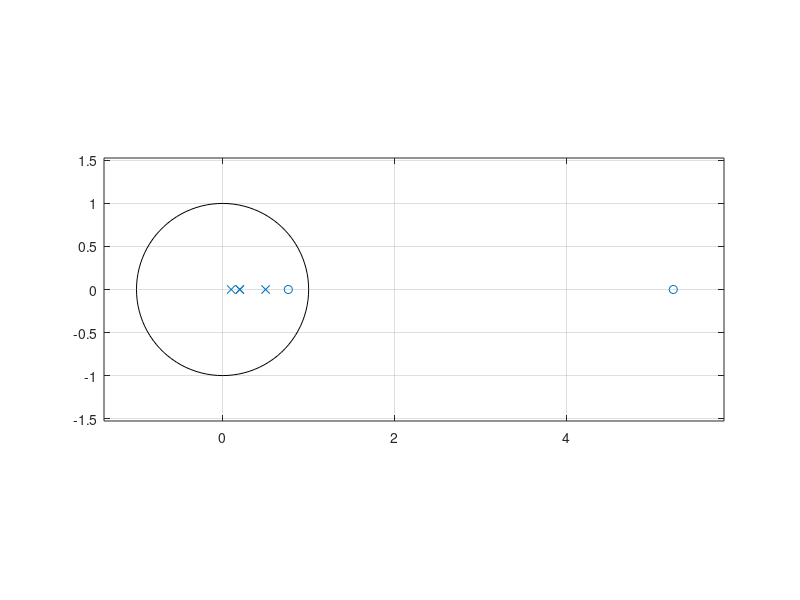
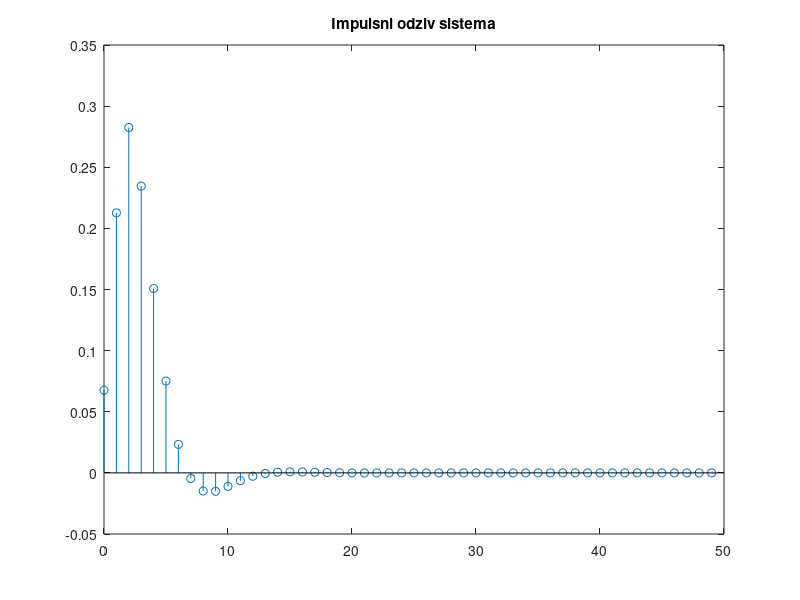
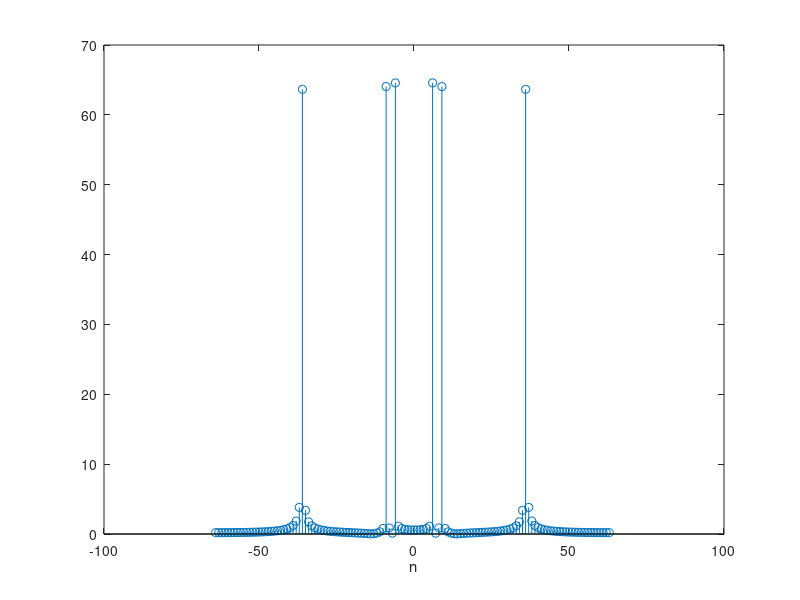
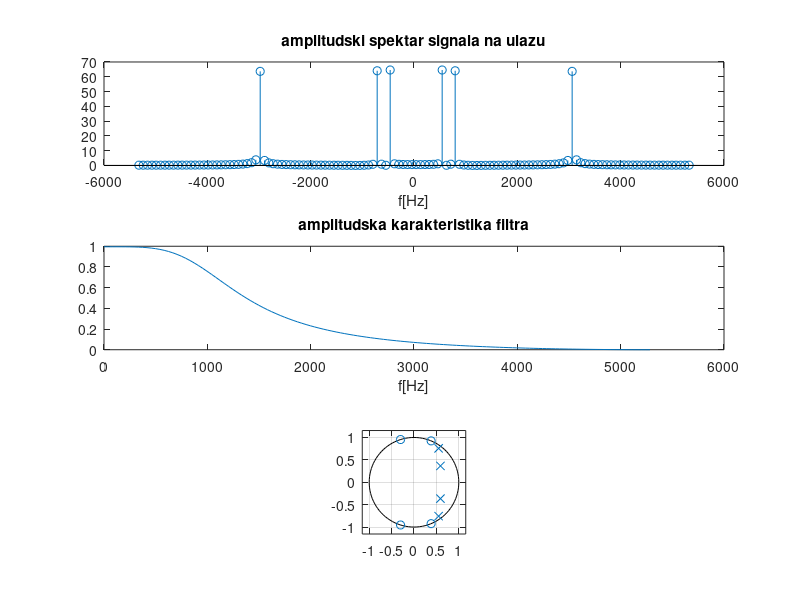

These figures' MATLAB source, in order:
% Analiza LVN sistema pomocu Z transformacije
% kasnjenje
% f(k-k0) = z^-k0 * F(z)

%% 1

% y*(1-5/2*z^-1+z^-2) = x*(3-7*z^-1+5^-2);
% brojilac 3-7*z^-1+5*z^-2
% imenilac 1-5/2*z^-1+z^-2
a = [3, -7, 5];    % imenilac
b = [1, -5/2, 1];  % brojilac

nule = roots(b)
polovi = roots(a)


%% 2 a)
b = [1, -6, 4];
a = [1, -1, 0.33, -0.044, 0.002];

nule = roots(b);
polovi = roots(a);

zplane(nule, polovi);

H = tf(b, a, 0.01, 'variable', 'z') ;
% vreme odabiranja je razlika konti i disc
% kao promenljivu moze da se prosledi i 'z^-1'

[z, K] = zero(H)

% K=1,  z= 5.2361, 0.7639

%% 3 a)
% impulsni odziv filtra u 50 tacaka
b = 0.06769*[1 2 1];
a = [1 -1.142 0.4142];

n = 0:49;  % 50 tacaka
delta = (n == 0);
y = filter(b, a, delta); % vraca signal iste duzine kao pocetni

figure, stem(0:length(y)-1, y);
title("Impulsni odziv sistema")


%% b)
% 128 odbiraka signala y. nacrtati spektre signala na ulazu i izlazu
% filtra i obradzloziti dobijene grafike. O kakvom tipu filtra je rec?
clc
clear
fs = 3.55*3000; % nikvistova teorema
N = 128;
n = 0:1/fs:(N-1)/fs;
y = cos(2*pi*500*n)+cos(2*pi*750*n)+cos(2*pi*3000*n);
X = fftshift(fft(y, N));
f_osa = linspace(-fs/2, fs/2, N);

figure
stem((-length(X)/2):(length(X)/2-1), abs(X));
xlabel('n')

figure, subplot(311)
stem(f_osa, abs(X));
xlabel('f[Hz]')
title('amplitudski spektar signala na ulazu')

b = 0.06769*[1 2 1];
a = [1 -1.142 0.4142];

% racuna frekvencijsku karakteristiku filtra
% moduo h je amplitudska karakteristika
% faza h je fazna karakteristika
% W odgovarajuca osa diskretnih kruzniih frekvencija
[h, W] = freqz(b, a, N); 

w = W*fs;
frekv = w/(2*pi);
% subplot(312), plot(W, abs(h));
% xlabel('\Omega[rad]')
subplot(312), plot(frekv, abs(h));
xlabel('f[Hz]')
title('amplitudska karakteristika filtra');

y = filter(b, a, y);
Y = fftshift(fft(y));
subplot(313)
stem(f_osa, abs(Y));
xlabel('f[Hz]')
title('amplitudski spektar filtriranog signala');

%% 4
clc
clear

N = 256;
b = [0.0647, -0.0106, 0.0997, -0.0106, 0.0647];
a = [1, -2.28, 2.6543, -1.5624, 0.4215];
nule = roots(b);
polovi = roots(a);
zplane(nule, polovi)

[h, W] = freqz(b, a, N);
figure, subplot(311), plot(W, abs(h));
xlabel("\Omega[rad]")
title("Amplitudska karakteristika")

subplot(312), plot(W, angle(h));
xlabel("\Omega[rad]")
title("Fazna karakteriska")

% prikazati 50 vrednosti odbiraka impulsnog odziva sistema
n = 0:49;
delta = (n==0);
y = filter(b, a, delta);
subplot(313), stem(n, y)
xlabel("n")
title("impulsni odziv sistema")

%% 5 dz

b = [0.0186, -0.0294, 0.0731, -0.0396, 0.3045, 0.4528, 0.3045, 0.0396,...
    -0.0731, -0.0294, 0.0186];
a = 1;
H = tf(b, a, 0.01, 'variable', 'z^-1');
nule = roots(b);
polovi = roots(a);
zplane(nule, polovi);

[z, K]=zero(H);

n = 0:49;
delta = (n==0);
y = filter(b, a, delta);
figure, stem(0:(length(y)-1), y)

[h,W] = freqz(b, a, N);
figure, subplot(211), plot(W, abs(h));
title("Amplitudski spektar")
xlabel("\Omega[rad]")

subplot(212), plot(W, angle(h));
title("Fazni spektar")
xlabel("\Omega[rad]")

